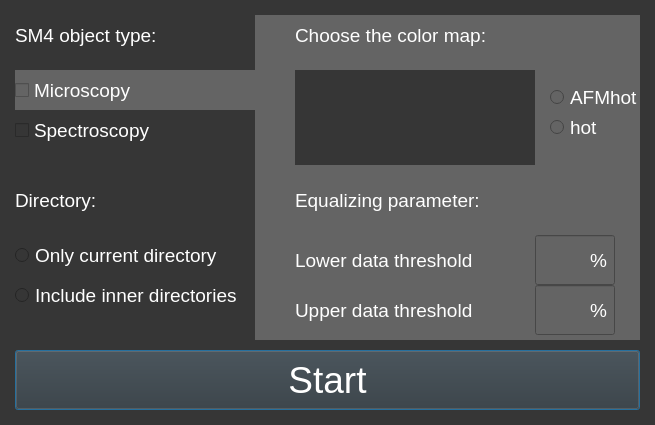
<?xml version="1.0" encoding="UTF-8"?>
<ui version="4.0">
 <class>Dialog</class>
 <widget class="QDialog" name="Dialog">
  <property name="geometry">
   <rect>
    <x>0</x>
    <y>0</y>
    <width>655</width>
    <height>425</height>
   </rect>
  </property>
  <property name="windowTitle">
   <string>sm4 file based image</string>
  </property>
  <property name="autoFillBackground">
   <bool>false</bool>
  </property>
  <property name="styleSheet">
   <string notr="true">background-color: rgb(54, 54, 54)</string>
  </property>
  <widget class="QLabel" name="cmap_label">
   <property name="geometry">
    <rect>
     <x>295</x>
     <y>15</y>
     <width>240</width>
     <height>40</height>
    </rect>
   </property>
   <property name="styleSheet">
    <string notr="true">color:rgb(255,255,255);
background-color:rgb(100,100,100); font-size:14pt
</string>
   </property>
   <property name="text">
    <string>Choose the color map:</string>
   </property>
   <property name="alignment">
    <set>Qt::AlignLeading|Qt::AlignLeft|Qt::AlignVCenter</set>
   </property>
  </widget>
  <widget class="QPushButton" name="start_button">
   <property name="geometry">
    <rect>
     <x>15</x>
     <y>350</y>
     <width>625</width>
     <height>60</height>
    </rect>
   </property>
   <property name="styleSheet">
    <string notr="true">color:rgb(255,255,255); font-size:28pt
</string>
   </property>
   <property name="text">
    <string>Start</string>
   </property>
  </widget>
  <widget class="QRadioButton" name="cmap_button1">
   <property name="geometry">
    <rect>
     <x>550</x>
     <y>80</y>
     <width>90</width>
     <height>35</height>
    </rect>
   </property>
   <property name="styleSheet">
    <string notr="true">
color:rgb(255,255,255);background-color:rgb(100,100,100); font-size:14pt</string>
   </property>
   <property name="text">
    <string>AFMhot</string>
   </property>
   <property name="iconSize">
    <size>
     <width>16</width>
     <height>16</height>
    </size>
   </property>
   <attribute name="buttonGroup">
    <string notr="true">cmap_buttonGroup</string>
   </attribute>
  </widget>
  <widget class="QRadioButton" name="cmap_button2">
   <property name="geometry">
    <rect>
     <x>550</x>
     <y>110</y>
     <width>90</width>
     <height>35</height>
    </rect>
   </property>
   <property name="styleSheet">
    <string notr="true">color:rgb(255,255,255);
background-color:rgb(100,100,100); font-size:14pt</string>
   </property>
   <property name="text">
    <string>hot</string>
   </property>
   <attribute name="buttonGroup">
    <string notr="true">cmap_buttonGroup</string>
   </attribute>
  </widget>
  <widget class="QLabel" name="cmap_img">
   <property name="enabled">
    <bool>true</bool>
   </property>
   <property name="geometry">
    <rect>
     <x>295</x>
     <y>70</y>
     <width>240</width>
     <height>95</height>
    </rect>
   </property>
   <property name="toolTip">
    <string>&lt;html&gt;&lt;head/&gt;&lt;body&gt;&lt;p&gt;&lt;img src=&quot;:/newPrefix/cmaps.jpg&quot;/&gt;&lt;/p&gt;&lt;/body&gt;&lt;/html&gt;</string>
   </property>
   <property name="whatsThis">
    <string>&lt;html&gt;&lt;head/&gt;&lt;body&gt;&lt;p&gt;&lt;img src=&quot;:/newPrefix/testing exes/cmaps.jpg&quot;/&gt;&lt;/p&gt;&lt;/body&gt;&lt;/html&gt;</string>
   </property>
   <property name="autoFillBackground">
    <bool>false</bool>
   </property>
   <property name="styleSheet">
    <string notr="true"/>
   </property>
   <property name="text">
    <string/>
   </property>
   <property name="textFormat">
    <enum>Qt::PlainText</enum>
   </property>
   <property name="pixmap">
    <pixmap resource="logo.qrc">:/newPrefix/cmaps.jpg</pixmap>
   </property>
   <property name="scaledContents">
    <bool>true</bool>
   </property>
  </widget>
  <widget class="QLabel" name="equa_label">
   <property name="geometry">
    <rect>
     <x>295</x>
     <y>180</y>
     <width>240</width>
     <height>40</height>
    </rect>
   </property>
   <property name="styleSheet">
    <string notr="true">color:rgb(255,255,255);background-color:rgb(100,100,100); font-size:14pt</string>
   </property>
   <property name="text">
    <string>Equalizing parameter: </string>
   </property>
   <property name="alignment">
    <set>Qt::AlignLeading|Qt::AlignLeft|Qt::AlignVCenter</set>
   </property>
  </widget>
  <widget class="QLineEdit" name="equa_write1">
   <property name="geometry">
    <rect>
     <x>535</x>
     <y>235</y>
     <width>80</width>
     <height>50</height>
    </rect>
   </property>
   <property name="styleSheet">
    <string notr="true">background-color:rgb(100,100,100);color:rgb(230,230,230); font-size:14pt</string>
   </property>
   <property name="text">
    <string/>
   </property>
   <property name="alignment">
    <set>Qt::AlignCenter</set>
   </property>
   <property name="placeholderText">
    <string/>
   </property>
  </widget>
  <widget class="QLabel" name="equa_label1">
   <property name="geometry">
    <rect>
     <x>295</x>
     <y>235</y>
     <width>240</width>
     <height>50</height>
    </rect>
   </property>
   <property name="font">
    <font>
     <pointsize>14</pointsize>
    </font>
   </property>
   <property name="styleSheet">
    <string notr="true">background-color:rgb(100,100,100);color:rgb(255,255,255); font-size:14pt</string>
   </property>
   <property name="text">
    <string>Lower data threshold</string>
   </property>
  </widget>
  <widget class="QLabel" name="equa_label2">
   <property name="geometry">
    <rect>
     <x>295</x>
     <y>285</y>
     <width>240</width>
     <height>50</height>
    </rect>
   </property>
   <property name="styleSheet">
    <string notr="true">background-color:rgb(100,100,100);color:rgb(255,255,255); font-size:14pt</string>
   </property>
   <property name="text">
    <string>Upper data threshold</string>
   </property>
  </widget>
  <widget class="QLineEdit" name="equa_write2">
   <property name="geometry">
    <rect>
     <x>535</x>
     <y>285</y>
     <width>80</width>
     <height>50</height>
    </rect>
   </property>
   <property name="styleSheet">
    <string notr="true">background-color:rgb(100,100,100);
color:rgb(230,230,230); font-size:14pt</string>
   </property>
   <property name="text">
    <string/>
   </property>
   <property name="alignment">
    <set>Qt::AlignCenter</set>
   </property>
   <property name="placeholderText">
    <string/>
   </property>
  </widget>
  <widget class="QLabel" name="equa_perc2">
   <property name="geometry">
    <rect>
     <x>590</x>
     <y>295</y>
     <width>20</width>
     <height>30</height>
    </rect>
   </property>
   <property name="styleSheet">
    <string notr="true">background-color:rgb(100,100,100);color:rgb(255,255,255); font-size:14pt</string>
   </property>
   <property name="text">
    <string>%</string>
   </property>
  </widget>
  <widget class="QLabel" name="equa_perc1">
   <property name="geometry">
    <rect>
     <x>590</x>
     <y>245</y>
     <width>20</width>
     <height>30</height>
    </rect>
   </property>
   <property name="styleSheet">
    <string notr="true">background-color:rgb(100,100,100);
color:rgb(255,255,255); font-size:14pt</string>
   </property>
   <property name="text">
    <string>%</string>
   </property>
  </widget>
  <widget class="QLabel" name="obj_type_label">
   <property name="geometry">
    <rect>
     <x>15</x>
     <y>15</y>
     <width>240</width>
     <height>40</height>
    </rect>
   </property>
   <property name="styleSheet">
    <string notr="true">color:rgb(255,255,255); font-size:14pt
</string>
   </property>
   <property name="text">
    <string>SM4 object type:</string>
   </property>
   <property name="alignment">
    <set>Qt::AlignLeading|Qt::AlignLeft|Qt::AlignVCenter</set>
   </property>
  </widget>
  <widget class="QCheckBox" name="obj_type_micro_button">
   <property name="geometry">
    <rect>
     <x>15</x>
     <y>70</y>
     <width>240</width>
     <height>40</height>
    </rect>
   </property>
   <property name="styleSheet">
    <string notr="true">color:rgb(255,255,255);
background-color:rgb(100,100,100); font-size:14pt</string>
   </property>
   <property name="text">
    <string>Microscopy</string>
   </property>
  </widget>
  <widget class="QCheckBox" name="obj_type_spectro_button">
   <property name="geometry">
    <rect>
     <x>15</x>
     <y>110</y>
     <width>240</width>
     <height>40</height>
    </rect>
   </property>
   <property name="styleSheet">
    <string notr="true">color:rgb(255,255,255); font-size:14pt</string>
   </property>
   <property name="text">
    <string>Spectroscopy</string>
   </property>
  </widget>
  <widget class="QLabel" name="dir_label">
   <property name="geometry">
    <rect>
     <x>15</x>
     <y>180</y>
     <width>240</width>
     <height>40</height>
    </rect>
   </property>
   <property name="styleSheet">
    <string notr="true">color:rgb(255,255,255); font-size:14pt
</string>
   </property>
   <property name="text">
    <string>Directory:</string>
   </property>
   <property name="alignment">
    <set>Qt::AlignLeading|Qt::AlignLeft|Qt::AlignVCenter</set>
   </property>
  </widget>
  <widget class="QRadioButton" name="dir_button1">
   <property name="geometry">
    <rect>
     <x>15</x>
     <y>235</y>
     <width>240</width>
     <height>40</height>
    </rect>
   </property>
   <property name="styleSheet">
    <string notr="true">color:rgb(255,255,255); font-size:14pt</string>
   </property>
   <property name="text">
    <string>Only current directory</string>
   </property>
  </widget>
  <widget class="QRadioButton" name="dir_button2">
   <property name="geometry">
    <rect>
     <x>15</x>
     <y>275</y>
     <width>240</width>
     <height>40</height>
    </rect>
   </property>
   <property name="styleSheet">
    <string notr="true">color:rgb(255,255,255); font-size:14pt</string>
   </property>
   <property name="text">
    <string>Include inner directories</string>
   </property>
  </widget>
  <widget class="QLabel" name="label">
   <property name="geometry">
    <rect>
     <x>255</x>
     <y>15</y>
     <width>385</width>
     <height>325</height>
    </rect>
   </property>
   <property name="styleSheet">
    <string notr="true">background-color:rgb(100,100,100)</string>
   </property>
   <property name="text">
    <string/>
   </property>
  </widget>
  <zorder>label</zorder>
  <zorder>cmap_img</zorder>
  <zorder>cmap_label</zorder>
  <zorder>start_button</zorder>
  <zorder>cmap_button1</zorder>
  <zorder>cmap_button2</zorder>
  <zorder>equa_label</zorder>
  <zorder>equa_write1</zorder>
  <zorder>equa_label1</zorder>
  <zorder>equa_label2</zorder>
  <zorder>equa_write2</zorder>
  <zorder>equa_perc2</zorder>
  <zorder>equa_perc1</zorder>
  <zorder>obj_type_label</zorder>
  <zorder>obj_type_micro_button</zorder>
  <zorder>obj_type_spectro_button</zorder>
  <zorder>dir_label</zorder>
  <zorder>dir_button1</zorder>
  <zorder>dir_button2</zorder>
 </widget>
 <resources>
  <include location="logo.qrc"/>
 </resources>
 <connections/>
 <buttongroups>
  <buttongroup name="cmap_buttonGroup"/>
 </buttongroups>
</ui>
